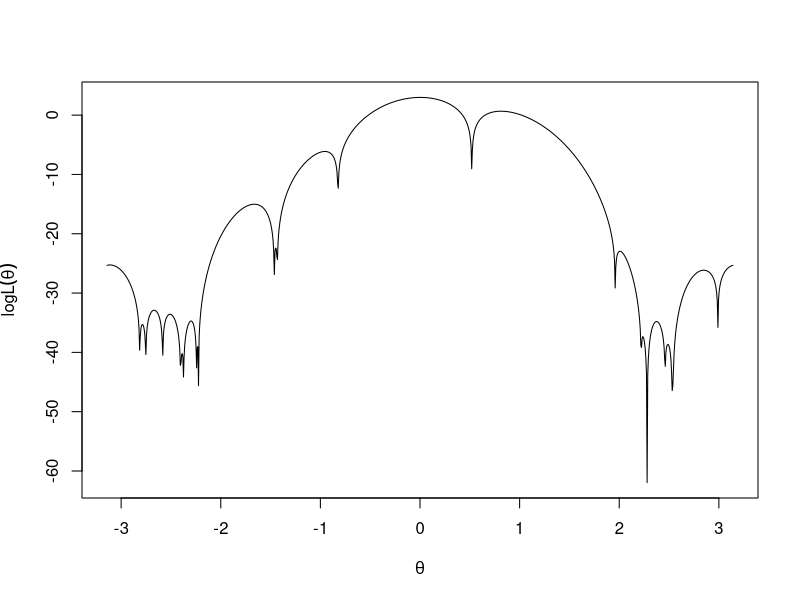

The R source for this figure:
x <- c(3.91, 4.85, 2.28, 4.06, 3.70, 4.04, 5.46, 3.53, 2.28, 1.96,
       2.53, 3.88, 2.22, 3.47, 4.82, 2.46, 2.99, 2.54, 0.52)

loglik <- function(theta) sum(log(1-cos(x-theta)))-log(2*pi)



# Part (a)
S <- seq(-pi, pi, len=1000)
loglik_S <- sapply(S, loglik)
plot(S, loglik_S, type ="l", xlab=expression(theta), ylab=expression(logL(theta)))



# Part (b)
mme <- asin(mean(x)-pi)



# Part (c) and (d)

mle <- function(theta0, toler=1e-08) {     
  theta <- theta0
  dloglik <- -sum(sin(x-theta)/(1-cos(x-theta)))
  
  while (abs(dloglik) > toler) {
    ddloglik <- -sum(1/(1-cos(x-theta)))
    theta <- theta-dloglik/ddloglik
    dloglik <- -sum(sin(x-theta)/(1-cos(x-theta)))
  }
  theta
}

Result <- as.matrix(c(mle(mme), mle(-2.7), mle(2.7)))
Result


# Parts (e)
M <- seq(-pi, pi, len=200)
N <- function(theta) round(mle(theta), 4)
theta_value <- sapply(M, N)
soln <- split(M, theta_value)
min_value <- sapply(soln, min)
max_value <- sapply(soln, max)
Result_partition <- cbind(round(min_value, 5), round(max_value, 5))

